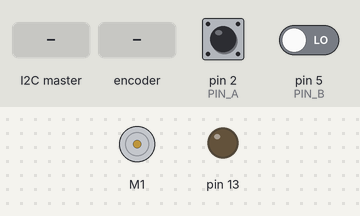
A sketch run on a simulated Arduino Uno, built with avr-gcc and run on an emulated ATmega328P. Parts: DC motor (green arrow = forward, orange = backward, longer = faster), output pins drawn as LEDs (lit = HIGH). The inputs (shaded band) are chosen by the test bench; at power-on: pin 2 (PIN_A) HIGH, pin 5 (PIN_B) LOW.

Above: at 1.7 s.
1.8 s: the I2C master sends the byte 1
At 2.75 s:
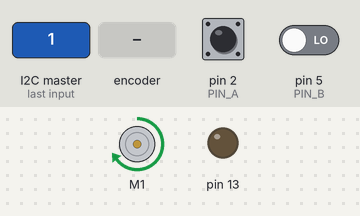
4.8 s: the I2C master sends the byte 2
At 5.2 s:
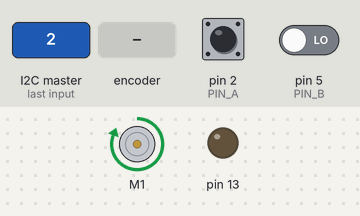
6.3 s: the I2C master sends the byte 1
At 8.35 s:
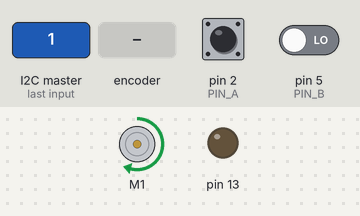
9.3 s: rotary encoder on pin 2 (PIN_A) / pin 5 (PIN_B) turned 3 steps (first pin leading)
12.6 s: the I2C master sends the byte 0
Timing chart, 0 to 15.1 s (numbered marks = the images above; inputs shaded):
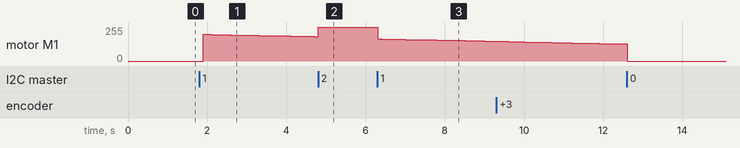

Measured:
- after the input at 1.8 s, motor M1: stopped → forward 200/255 after 0.10 s, → forward 199/255 0.10 s later, → forward 198/255 0.10 s later, → forward 197/255 0.20 s later, … (18 changes in this stretch)
- after the input at 6.3 s, motor M1: moves from forward 255/255 to forward 149/255 over 2.8 s, starting at once

The sketch:

final_arduino_code.ino
```cpp
#include <DualMC33926MotorShield.h>
#include <Wire.h>
#define SLAVE_ADDRESS 0x02
#define PI_ADDRESS 0x20


DualMC33926MotorShield md;

// Pin A and pin B define the CLK and DT outputs of the encoder, respectively
const int PIN_A = 2;
const int PIN_B = 5;

// This program uses a state machine to track the encoder’s position
// These variables store the state
bool A_LAST_STATE = 0;
bool A_CURRENT_STATE = 0;
bool B_CURRENT_STATE = 0;


int count; // measures motor encoder counts -- unitless
int intError = 0; //integral error for I in PI controller -- tenths of a degree second
int prevMyTime = 0; //previous loop time marker -- milliseconds
int currMyTime = 0; //current time marker -- milliseconds
int prev_pos = 0; // stores the position of the motor in the previous loop -- position in degrees
int target = 0; // target position -- position in degrees
double motorVal = 0;//variable to hold the value we write to the motor -- units in degrees
double current_pos = 0; // current position of the motor -- position in degrees

// Proportional controller constants
const double Ki = 0.01;
const double Kp = 3.5;

//C code for Arduino
//#get the value that the pi sent to determine which quadrent(only 4 cases) it is in
//void receiveData(int byteCount) {
//  case = wire.read(); #variable case is what quadrent or which of the 4 cases the aruco marker is at
//}

void setup() {

  // Encoder pins
  pinMode(PIN_A, INPUT);
  pinMode(PIN_B, INPUT);

  // i2c pins
  pinMode(12,INPUT);
  pinMode(13, OUTPUT);

  Serial.begin(115200);

  // Setting up the interrupt handler
  // Activates whenever the CLK pin on the encoder changes voltage
  attachInterrupt(digitalPinToInterrupt(2), TICK, CHANGE);
  md.init(); //intialize motor
  delay(500); //delay to let motor initialize

  // i2c interrupt initialization
  Wire.begin(PI_ADDRESS);
  Wire.onReceive(PI_READ);
  Wire.onRequest(PI_WRITE);

}

void loop() {
  // Nothing happens in the main loop due to interrupt handler
  // Serial.println("Austin is a dumbass");

  // Normalizing the unitless encoder counts into a 360 degree rotation
  current_pos = double(count)/4.44;//2.22


  if (current_pos-target <=  10 && current_pos-target >=  -10){// THIS IF STATEMENT IS SUPER DUPER IMPORTANT!!!!!!!!!!!!
    current_pos = target;                // There is some noise in the system that will cause everything to become unstable
    intError = 0;                         // This if statement rejects such noise and keeps the system from running away
  }

  currMyTime = millis();//get current time
  if (currMyTime >= prevMyTime+100){ // sample every 10th of a second

    // calculating integral error
    intError += (current_pos-target);

    // storing dt
    prev_pos = current_pos;//reset prev_pos
    prevMyTime = currMyTime;//reset prevMyTime

    // use built in shield library to move the motor
    // takes in values from -400 to 400
    // uses a built in PWM to control the voltage supplied to the motor
    motorVal = double(( target-current_pos )) * Kp + (Ki * double(intError)); //calculate the motor val
    md.setM1Speed( motorVal );

  }

}


// i2c interrupt handler for receive request from PI
void PI_READ(int byteCount) {

  // stores data sent from Pi to Arduino -- rotation position given by aruco marker
  int data = 0;
  data = Wire.read(); // receive a byte as character


  // PI sends 0,1,2,3 depending on quadrant the aruco marker is placed in
  switch(data) {
    case 0:
      target = 0;
      break;
    case 1:
      target = 90;
      break;
    case 2:
      target = 180;
      break;
    case 3:
      target = 270;
      break;
  }

}

// instantiate index to iterate through charArray inside of the PI_WRITE loop
int index = 0;

// i2c interrupt handler for request request from PI
void PI_WRITE() {

    // if current position is negative, normalize to a degree value from 0-360
    if ( current_pos < 0 ) {

      current_pos = 360 + current_pos;

    }

    // Convert current_pos integer into a character array
    // I2C wire write is only compatible with bytes
    // the serial protocol gets confused with integers - must use a char array
    String myNum = String(current_pos);
    int string_length = myNum.length() + 1;
    char charArray[string_length];
    myNum.toCharArray(charArray, string_length);

    // Send value to Pi
    Wire.write(charArray[index]);
    ++index;
    if (index >= 3) {
         index = 0;
    }

}

// Encoder interrupt
void TICK() {

  // Normalize values over 360 degrees into values from 0-360
  if ( count >= 1600 ) {

    count = 0;
  }

  A_CURRENT_STATE = digitalRead(PIN_A);//read state of signal A
  B_CURRENT_STATE = digitalRead(PIN_B);//read state of signal B

  if (A_CURRENT_STATE==B_CURRENT_STATE){ //if the signals are the same

    count-=1;//subract from the count
  }
  else {//if signals are different
    count+=1;//add 2 to the count
  }
   /*Serial.print( A_CURRENT_STATE );
   Serial.print( "  " );
   Serial.print( B_CURRENT_STATE );
   Serial.print(degree);
   Serial.print( '\n' );// */
}
```
